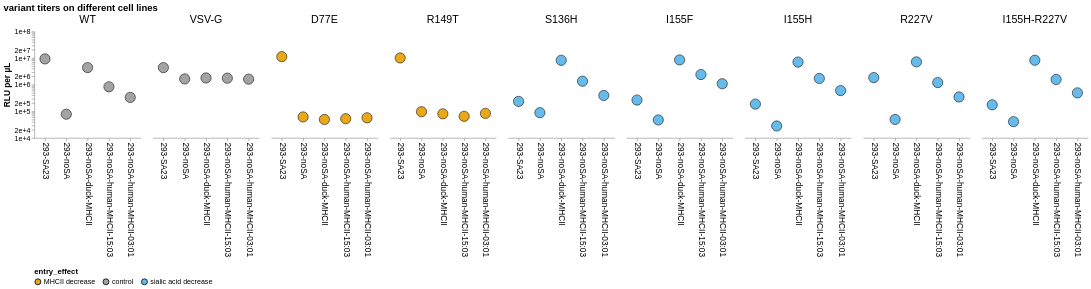

Here is the notebook cell this chart was saved with:
### Code cell
CBPALETTE = ('#E69F00','#999999','#56B4E9','#009E73','#F0E442','#0072B2','#D55E00','#CC79A7')

average_titers = average_titers.copy()

average_titers["virus"] = average_titers["virus"].astype(
    CategoricalDtype(categories=virus_order, ordered=True)
)

average_titers["cells"] = average_titers["cells"].astype(
    CategoricalDtype(categories=cells_order, ordered=True)
)

base = alt.Chart(average_titers).encode(
    x=alt.X(
        "cells:N",
        sort=cells_order,
        title=None,
        axis=alt.Axis(
            labelAngle=90,
            labelFontSize=14,
            labelLimit=0
        ),
    ),
    y=alt.Y(
        "mean_RLUperuL:Q",
        scale=alt.Scale(type="log", domain=[10000, 1e8]),
        title="RLU per µL",
        axis=alt.Axis(
            titleFontSize=14,
            labelFontSize=12,
            format=".0e"
        ),
    ),
    color=alt.Color(
        "entry_effect:N",
        scale=alt.Scale(range=CBPALETTE),
        legend=alt.Legend(
            title="entry_effect",
            orient="bottom",
            titleFontSize=13,
            labelFontSize=12,
            labelLimit=0
        ),
    ),
    tooltip=[
        "virus:N",
        "cells:N",
        "entry_effect:N",
        alt.Tooltip("mean_RLUperuL:Q", format=".2e"),
    ],
)

points = base.mark_point(
    size=300,
    filled=True,
    opacity=0.9,
    stroke="black",
    strokeWidth=1,
)


chart = (
    alt.layer(points)
    .properties(
        width=180,
        height=180
    )
    .facet(
        column=alt.Column(
            "virus:N",
            sort=virus_order,
            header=alt.Header(
                title=None,
                labelFontSize=18,
                labelOrient="top",
            ),
        ),
        columns=4,
    )
    .properties(
        title="variant titers on different cell lines"
    )
    .resolve_scale(
        y="shared"
    )
    .configure_axis(
        grid=False
    )
    .configure_view(
        stroke=None
    )
    .configure_title(
        fontSize=16
    )
    .configure_facet(
        spacing=20
    )
)

chart

### Figure 1 — Vega-Lite specification as saved in the notebook (floating-point values rounded to 4 significant figures)
{"config": {"view": {"continuousWidth": 300, "continuousHeight": 300, "stroke": null}, "axis": {"grid": false}, "facet": {"spacing": 20}, "title": {"fontSize": 16}}, "data": {"name": "data-3a3c178e99190e8fe3b59930493f19a8"}, "facet": {"column": {"field": "virus", "header": {"labelFontSize": 18, "labelOrient": "top", "title": null}, "sort": ["WT", "VSV-G", "D77E", "R149T", "S136H", "I155F", "I155H", "R227V", "I155H-R227V", "Q142W"], "type": "nominal"}}, "spec": {"layer": [{"mark": {"type": "point", "filled": true, "opacity": 0.9, "size": 300, "stroke": "black", "strokeWidth": 1}, "encoding": {"color": {"field": "entry_effect", "legend": {"labelFontSize": 12, "labelLimit": 0, "orient": "bottom", "title": "entry_effect", "titleFontSize": 13}, "scale": {"range": ["#E69F00", "#999999", "#56B4E9", "#009E73", "#F0E442", "#0072B2", "#D55E00", "#CC79A7"]}, "type": "nominal"}, "tooltip": [{"field": "virus", "type": "nominal"}, {"field": "cells", "type": "nominal"}, {"field": "entry_effect", "type": "nominal"}, {"field": "mean_RLUperuL", "format": ".2e", "type": "quantitative"}], "x": {"axis": {"labelAngle": 90, "labelFontSize": 14, "labelLimit": 0}, "field": "cells", "sort": ["293-SA23", "293-noSA", "293-noSA-duck-MHCII", "293-noSA-human-MHCII-15:03", "293-noSA-human-MHCII-03:01"], "title": null, "type": "nominal"}, "y": {"axis": {"format": ".0e", "labelFontSize": 12, "titleFontSize": 14}, "field": "mean_RLUperuL", "scale": {"domain": [10000, 100000000.0], "type": "log"}, "title": "RLU per µL", "type": "quantitative"}}}], "height": 180, "width": 180}, "columns": 4, "resolve": {"scale": {"y": "shared"}}, "title": "variant titers on different cell lines", "$schema": "https://vega.github.io/schema/vega-lite/v6.1.0.json", "datasets": {"data-3a3c178e99190e8fe3b59930493f19a8": [{"virus": "D77E", "cells": "293-SA23", "oseltamivir": "no", "media": "D10", "ng_neuraminidase": 150, "entry_effect": "MHCII decrease", "mean_RLUperuL": 11240000.0}, {"virus": "D77E", "cells": "293-noSA", "oseltamivir": "no", "media": "D10", "ng_neuraminidase": 150, "entry_effect": "MHCII decrease", "mean_RLUperuL": 61340.0}, {"virus": "D77E", "cells": "293-noSA-duck-MHCII", "oseltamivir": "no", "media": "D10", "ng_neuraminidase": 150, "entry_effect": "MHCII decrease", "mean_RLUperuL": 49310.0}, {"virus": "D77E", "cells": "293-noSA-human-MHCII-03:01", "oseltamivir": "no", "media": "D10", "ng_neuraminidase": 150, "entry_effect": "MHCII decrease", "mean_RLUperuL": 57010.0}, {"virus": "D77E", "cells": "293-noSA-human-MHCII-15:03", "oseltamivir": "no", "media": "D10", "ng_neuraminidase": 150, "entry_effect": "MHCII decrease", "mean_RLUperuL": 52570.0}, {"virus": "I155F", "cells": "293-SA23", "oseltamivir": "no", "media": "D10", "ng_neuraminidase": 150, "entry_effect": "sialic acid decrease", "mean_RLUperuL": 265400.0}, {"virus": "I155F", "cells": "293-noSA", "oseltamivir": "no", "media": "D10", "ng_neuraminidase": 150, "entry_effect": "sialic acid decrease", "mean_RLUperuL": 47260.0}, {"virus": "I155F", "cells": "293-noSA-duck-MHCII", "oseltamivir": "no", "media": "D10", "ng_neuraminidase": 150, "entry_effect": "sialic acid decrease", "mean_RLUperuL": 8509000.0}, {"virus": "I155F", "cells": "293-noSA-human-MHCII-03:01", "oseltamivir": "no", "media": "D10", "ng_neuraminidase": 150, "entry_effect": "sialic acid decrease", "mean_RLUperuL": 1082000.0}, {"virus": "I155F", "cells": "293-noSA-human-MHCII-15:03", "oseltamivir": "no", "media": "D10", "ng_neuraminidase": 150, "entry_effect": "sialic acid decrease", "mean_RLUperuL": 2403000.0}, {"virus": "I155H", "cells": "293-SA23", "oseltamivir": "no", "media": "D10", "ng_neuraminidase": 150, "entry_effect": "sialic acid decrease", "mean_RLUperuL": 186600.0}, {"virus": "I155H", "cells": "293-noSA", "oseltamivir": "no", "media": "D10", "ng_neuraminidase": 150, "entry_effect": "sialic acid decrease", "mean_RLUperuL": 28080.0}, {"virus": "I155H", "cells": "293-noSA-duck-MHCII", "oseltamivir": "no", "media": "D10", "ng_neuraminidase": 150, "entry_effect": "sialic acid decrease", "mean_RLUperuL": 7052000.0}, {"virus": "I155H", "cells": "293-noSA-human-MHCII-03:01", "oseltamivir": "no", "media": "D10", "ng_neuraminidase": 150, "entry_effect": "sialic acid decrease", "mean_RLUperuL": 600400.0}, {"virus": "I155H", "cells": "293-noSA-human-MHCII-15:03", "oseltamivir": "no", "media": "D10", "ng_neuraminidase": 150, "entry_effect": "sialic acid decrease", "mean_RLUperuL": 1707000.0}, {"virus": "I155H-R227V", "cells": "293-SA23", "oseltamivir": "no", "media": "D10", "ng_neuraminidase": 150, "entry_effect": "sialic acid decrease", "mean_RLUperuL": 175200.0}, {"virus": "I155H-R227V", "cells": "293-noSA", "oseltamivir": "no", "media": "D10", "ng_neuraminidase": 150, "entry_effect": "sialic acid decrease", "mean_RLUperuL": 40810.0}, {"virus": "I155H-R227V", "cells": "293-noSA-duck-MHCII", "oseltamivir": "no", "media": "D10", "ng_neuraminidase": 150, "entry_effect": "sialic acid decrease", "mean_RLUperuL": 8248000.0}, {"virus": "I155H-R227V", "cells": "293-noSA-human-MHCII-03:01", "oseltamivir": "no", "media": "D10", "ng_neuraminidase": 150, "entry_effect": "sialic acid decrease", "mean_RLUperuL": 491500.0}, {"virus": "I155H-R227V", "cells": "293-noSA-human-MHCII-15:03", "oseltamivir": "no", "media": "D10", "ng_neuraminidase": 150, "entry_effect": "sialic acid decrease", "mean_RLUperuL": 1564000.0}, {"virus": "R149T", "cells": "293-SA23", "oseltamivir": "no", "media": "D10", "ng_neuraminidase": 150, "entry_effect": "MHCII decrease", "mean_RLUperuL": 10040000.0}, {"virus": "R149T", "cells": "293-noSA", "oseltamivir": "no", "media": "D10", "ng_neuraminidase": 150, "entry_effect": "MHCII decrease", "mean_RLUperuL": 96260.0}, {"virus": "R149T", "cells": "293-noSA-duck-MHCII", "oseltamivir": "no", "media": "D10", "ng_neuraminidase": 150, "entry_effect": "MHCII decrease", "mean_RLUperuL": 80620.0}, {"virus": "R149T", "cells": "293-noSA-human-MHCII-03:01", "oseltamivir": "no", "media": "D10", "ng_neuraminidase": 150, "entry_effect": "MHCII decrease", "mean_RLUperuL": 83810.0}, {"virus": "R149T", "cells": "293-noSA-human-MHCII-15:03", "oseltamivir": "no", "media": "D10", "ng_neuraminidase": 150, "entry_effect": "MHCII decrease", "mean_RLUperuL": 65130.0}, {"virus": "R227V", "cells": "293-SA23", "oseltamivir": "no", "media": "D10", "ng_neuraminidase": 150, "entry_effect": "sialic acid decrease", "mean_RLUperuL": 1848000.0}, {"virus": "R227V", "cells": "293-noSA", "oseltamivir": "no", "media": "D10", "ng_neuraminidase": 150, "entry_effect": "sialic acid decrease", "mean_RLUperuL": 49370.0}, {"virus": "R227V", "cells": "293-noSA-duck-MHCII", "oseltamivir": "no", "media": "D10", "ng_neuraminidase": 150, "entry_effect": "sialic acid decrease", "mean_RLUperuL": 7147000.0}, {"virus": "R227V", "cells": "293-noSA-human-MHCII-03:01", "oseltamivir": "no", "media": "D10", "ng_neuraminidase": 150, "entry_effect": "sialic acid decrease", "mean_RLUperuL": 345000.0}, {"virus": "R227V", "cells": "293-noSA-human-MHCII-15:03", "oseltamivir": "no", "media": "D10", "ng_neuraminidase": 150, "entry_effect": "sialic acid decrease", "mean_RLUperuL": 1200000.0}, {"virus": "S136H", "cells": "293-SA23", "oseltamivir": "no", "media": "D10", "ng_neuraminidase": 150, "entry_effect": "sialic acid decrease", "mean_RLUperuL": 235200.0}, {"virus": "S136H", "cells": "293-noSA", "oseltamivir": "no", "media": "D10", "ng_neuraminidase": 150, "entry_effect": "sialic acid decrease", "mean_RLUperuL": 88790.0}, {"virus": "S136H", "cells": "293-noSA-duck-MHCII", "oseltamivir": "no", "media": "D10", "ng_neuraminidase": 150, "entry_effect": "sialic acid decrease", "mean_RLUperuL": 8234000.0}, {"virus": "S136H", "cells": "293-noSA-human-MHCII-03:01", "oseltamivir": "no", "media": "D10", "ng_neuraminidase": 150, "entry_effect": "sialic acid decrease", "mean_RLUperuL": 391800.0}, {"virus": "S136H", "cells": "293-noSA-human-MHCII-15:03", "oseltamivir": "no", "media": "D10", "ng_neuraminidase": 150, "entry_effect": "sialic acid decrease", "mean_RLUperuL": 1348000.0}, {"virus": "VSV-G", "cells": "293-SA23", "oseltamivir": "no", "media": "D10", "ng_neuraminidase": 150, "entry_effect": "control", "mean_RLUperuL": 4366000.0}, {"virus": "VSV-G", "cells": "293-noSA", "oseltamivir": "no", "media": "D10", "ng_neuraminidase": 150, "entry_effect": "control", "mean_RLUperuL": 1639000.0}, {"virus": "VSV-G", "cells": "293-noSA-duck-MHCII", "oseltamivir": "no", "media": "D10", "ng_neuraminidase": 150, "entry_effect": "control", "mean_RLUperuL": 1785000.0}, {"virus": "VSV-G", "cells": "293-noSA-human-MHCII-03:01", "oseltamivir": "no", "media": "D10", "ng_neuraminidase": 150, "entry_effect": "control", "mean_RLUperuL": 1607000.0}, {"virus": "VSV-G", "cells": "293-noSA-human-MHCII-15:03", "oseltamivir": "no", "media": "D10", "ng_neuraminidase": 150, "entry_effect": "control", "mean_RLUperuL": 1753000.0}, {"virus": "WT", "cells": "293-SA23", "oseltamivir": "no", "media": "D10", "ng_neuraminidase": 150, "entry_effect": "control", "mean_RLUperuL": 9253000.0}, {"virus": "WT", "cells": "293-noSA", "oseltamivir": "no", "media": "D10", "ng_neuraminidase": 150, "entry_effect": "control", "mean_RLUperuL": 77760.0}, {"virus": "WT", "cells": "293-noSA-duck-MHCII", "oseltamivir": "no", "media": "D10", "ng_neuraminidase": 150, "entry_effect": "control", "mean_RLUperuL": 4387000.0}, {"virus": "WT", "cells": "293-noSA-human-MHCII-03:01", "oseltamivir": "no", "media": "D10", "ng_neuraminidase": 150, "entry_effect": "control", "mean_RLUperuL": 331800.0}, {"virus": "WT", "cells": "293-noSA-human-MHCII-15:03", "oseltamivir": "no", "media": "D10", "ng_neuraminidase": 150, "entry_effect": "control", "mean_RLUperuL": 834100.0}]}}
